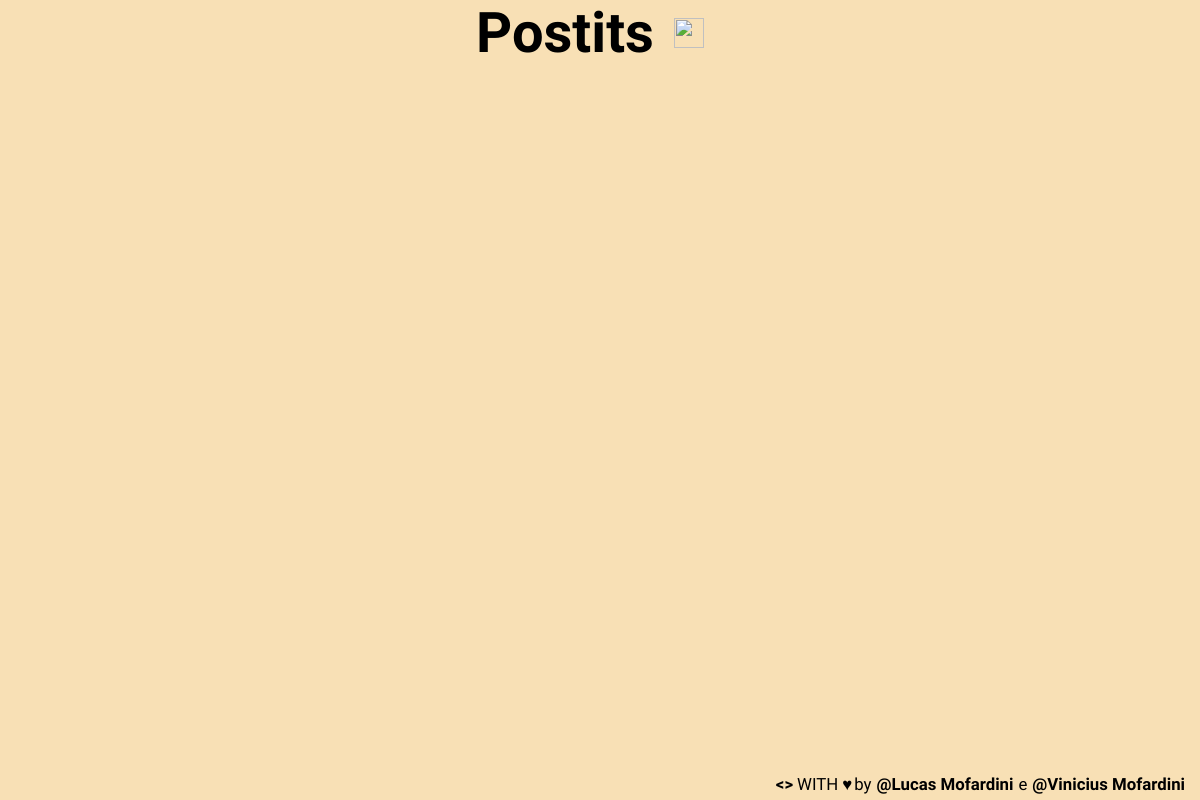
/, run on an earlier commit of the app's database.
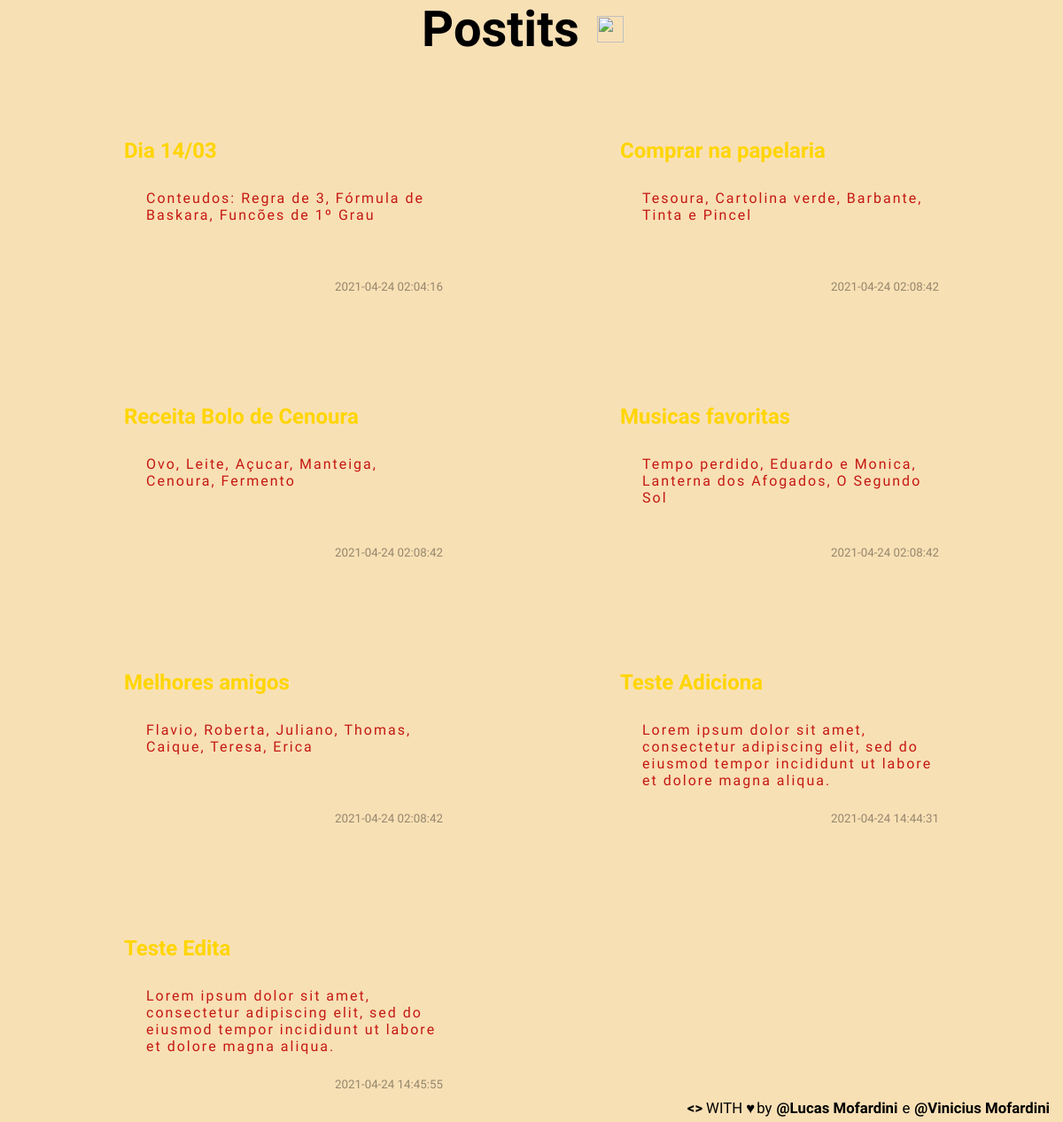
And on a later commit of the database.
### tables this page shows
CREATE TABLE IF NOT EXISTS `artigo` (
  `id` int(11) NOT NULL AUTO_INCREMENT,
  `titulo` varchar(100) NOT NULL DEFAULT '0',
  `conteudo` varchar(250) NOT NULL DEFAULT '0',
  `horario_publicacao` datetime DEFAULT NULL,
  PRIMARY KEY (`id`)
);

### src/Artigo.php (called while the page is built, shortened)
<?php
 class Artigo{
     private $mysql;
        public function __construct(mysqli $mysql)
        {
            $this->mysql = $mysql;
        }
        public function exibirTodos():array{
           $resultado = $this->mysql->query('SELECT id,titulo, conteudo, horario_publicacao FROM artigo;');
           $artigos = $resultado->fetch_all(MYSQLI_ASSOC);
            return $artigos;
        }
    }
?>

### index.php (the view, shortened to what this page needs)
<?php
require_once 'config.php';
require_once 'src/Artigo.php';
$artigo = new Artigo($mysql);
$artigos = $artigo->exibirTodos();
?>
<!DOCTYPE html>
<html lang="pt-br">
<head>
    <link rel="stylesheet" type="text/css" href="style.css">
</head>
<body>
  <section class="section-main">
        <div class="div-h1">
            <h1>Postits</h1>
            <img src="https://imagensemoldes.com.br/wp-content/uploads/2020/10/Papel-Post-it-PNG-1018x1024.png" alt="">
        </div>
        <div class="container-inserir">
            <div class="container-mais">
            </div>
        </div>
    <div class="container">
        <?php foreach($artigos as $artigo) { ?>
        <div class="container-postit">
            <div class="escrita">
                    <h2>
                        <?php echo $artigo['titulo']; ?>
                    </h2>
                    <p>
                    <?php echo nl2br($artigo['conteudo']); ?>
                    </p>
                    <small>
                        <?php echo $artigo['horario_publicacao']; ?>
                    </small>
            </div>
        </div>
      <?php } ?>
    </div>
</body>
<footer>
    <div class="container-footer">
    <b><></b><span>WITH</span> <b>♥</b> <p>by</p>  <a target="_blank" href="https://github.com/lucasmofardini"> @Lucas Mofardini</a> e <a target="_blank" href="https://github.com/viniciusgrangeiro"> @Vinicius Mofardini </a>
    </div>
</footer>
</html>

### style.css (style rules this page uses)
* { margin: 0; padding: 0; }
body { background-color: #F8E0B5; font-family: 'Indie Flower', cursive; position: relative; }
.container { max-width: 960px; margin: 0 auto; display: flex; flex-wrap: wrap; justify-content: space-between; position: relative; }
h1 { font-size: 3.5rem; }
.div-h1 { display: flex; justify-content: center; align-items: center; user-select: none; }
.div-h1 img { width: 30px; height: 30px; margin: 0 20px; }
.container-inserir { position: fixed; right: 20px; top: 30px; display: flex; flex-direction: column; align-items: center; }
.container-mais { background-image: url(https://images.vexels.com/media/users/3/146711/isolated/preview/e2088d8541cb9a3e108a998b0ad4e047-post-it-amarelo-by-vexels.png); background-repeat: no-repeat; background-size: 100%; width: 150px; height: 150px; display: flex; flex-direction: column; justify-content: center; align-items: center; cursor: pointer; z-index: 100; }
.container-postit { background-image: url(https://imagensemoldes.com.br/wp-content/uploads/2020/10/Papel-Post-it-PNG-1018x1024.png); background-repeat: no-repeat; background-size: 100%; min-height: 200px; height: auto; width: 400px; padding: 30px 0; margin: 20px 0; cursor: pointer; position: relative; }
.escrita { margin-top: 10%; margin-left: 5%; }
small { position: absolute; right: 30px; opacity: 0.4; bottom: 15px; right: 20px; }
.escrita h2 { color: #ffd500; }
.escrita p { padding: 10px 25px; letter-spacing: 2px; color:#C51812; word-wrap: break-word; }
footer { margin-top: 100px; font-size: 1.05rem; position: fixed; bottom: 0; right: 0; user-select: none; }
.container-footer { color: black; display: flex; justify-content: center; padding: 5px 10px; }
footer .container-footer a { padding: 0 5px; color: black; font-weight: 600; text-decoration: none; }
footer b,footer span { color: black; padding: 0 2px; }

What changed in the data, as far as the page shows it:
added artigo: titulo "Dia 14/03", conteudo "Conteudos: Regra de 3, Fórmula de Baskara, Funcões de 1º Grau", horario_publicacao "2021-04-24 02:04:16"
added artigo: titulo "Comprar na papelaria", conteudo "Tesoura, Cartolina verde, Barbante, Tinta e Pincel", horario_publicacao "2021-04-24 02:08:42"
added artigo: titulo "Receita Bolo de Cenoura", conteudo "Ovo, Leite, Açucar, Manteiga, Cenoura, Fermento", horario_publicacao "2021-04-24 02:08:42"
added artigo: titulo "Musicas favoritas", conteudo "Tempo perdido, Eduardo e Monica, Lanterna dos Afogados, O Segundo Sol", horario_publicacao "2021-04-24 02:08:42"
added artigo: titulo "Melhores amigos", conteudo "Flavio, Roberta, Juliano, Thomas, Caique, Teresa, Erica", horario_publicacao "2021-04-24 02:08:42"
added artigo: titulo "Teste Adiciona", conteudo "Lorem ipsum dolor sit amet, consectetur adipiscing elit, sed do eiusmod tempor incididunt ut labore et dolore magna aliqua.", horario_publicacao "2021-04-24 14:44:31"
added artigo: titulo "Teste Edita", conteudo "Lorem ipsum dolor sit amet, consectetur adipiscing elit, sed do eiusmod tempor incididunt ut labore et dolore magna aliqua.", horario_publicacao "2021-04-24 14:45:55"
